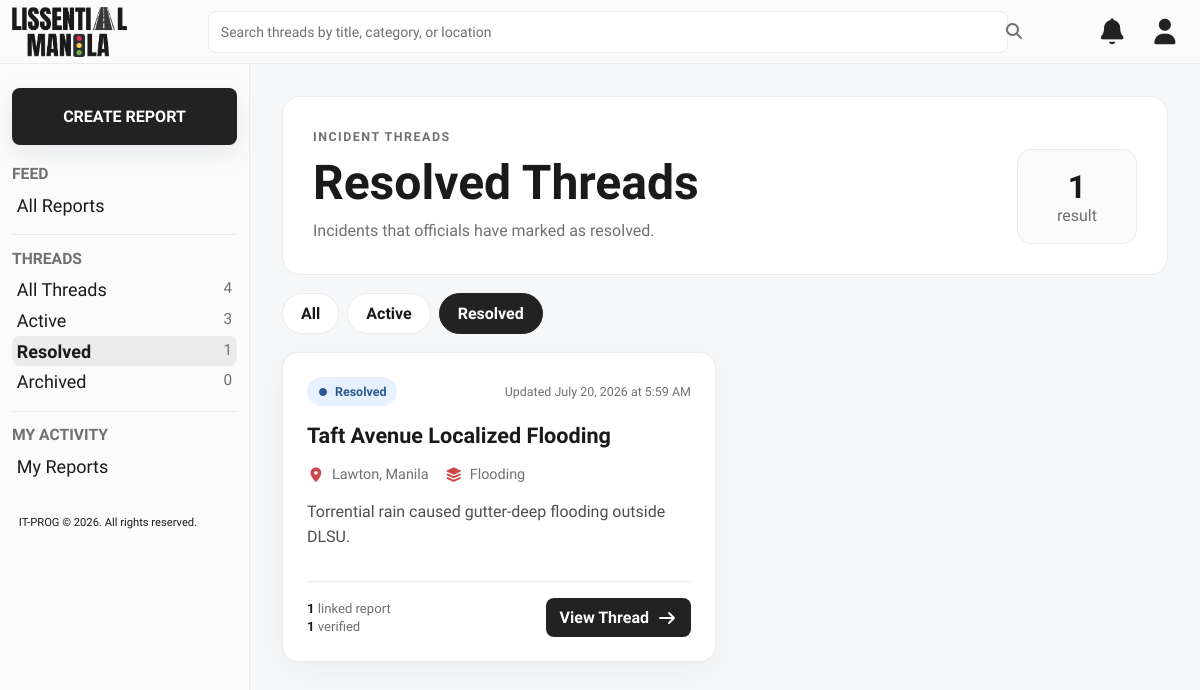
The page /pages/user/user-resolved-threads.php on the database its author committed.
### tables this page shows
CREATE TABLE threads (
    thread_id INT AUTO_INCREMENT PRIMARY KEY,
    title VARCHAR(255) NOT NULL,
    location_id INT NOT NULL,
    category_id INT NOT NULL,
    
    created_by INT NOT NULL,  
    status ENUM('Active', 'Resolved', 'Archived') NOT NULL DEFAULT 'Active',
    
    description TEXT,  
    
     
    total_reports INT DEFAULT 0,
    verified_reports INT DEFAULT 0,
    unverified_reports INT DEFAULT 0,
    
    created_at TIMESTAMP DEFAULT CURRENT_TIMESTAMP,
    updated_at TIMESTAMP DEFAULT CURRENT_TIMESTAMP ON UPDATE CURRENT_TIMESTAMP,
    
    FOREIGN KEY (category_id) REFERENCES categories(category_id),
    FOREIGN KEY (location_id) REFERENCES locations(location_id),
    FOREIGN KEY (created_by) REFERENCES users(user_id) ON DELETE RESTRICT
);

CREATE TABLE categories (
    category_id INT AUTO_INCREMENT PRIMARY KEY,
    category_name VARCHAR(50) NOT NULL UNIQUE, 
    requires_description BOOLEAN DEFAULT FALSE,  
    is_active BOOLEAN DEFAULT TRUE,
    created_at TIMESTAMP DEFAULT CURRENT_TIMESTAMP
);

### pages/user/user-resolved-threads.php (called while the page is built)
<?php
$pageStatus = 'Resolved';
$pageTitle = 'Resolved Threads';
$pageSubtitle = 'Incidents that officials have marked as resolved.';
require_once __DIR__ . '/../../includes/thread-page.php';

### includes/thread-query.php (called while the page is built, shortened)
<?php
function thread_escape(?string $value): string
{
    return htmlspecialchars((string) $value, ENT_QUOTES, 'UTF-8');
}
function thread_normalize_status(?string $status): ?string
{
    $allowed = ['Active', 'Resolved', 'Archived'];
    return in_array($status, $allowed, true) ? $status : null;
}
function thread_status_counts(mysqli $db): array
{
    $counts = ['all' => 0, 'Active' => 0, 'Resolved' => 0, 'Archived' => 0];
    $result = $db->query('SELECT status, COUNT(*) AS total FROM threads GROUP BY status');
    while ($row = $result->fetch_assoc()) {
        $status = (string) $row['status'];
        $total = (int) $row['total'];
        if (array_key_exists($status, $counts)) {
            $counts[$status] = $total;
            $counts['all'] += $total;
        }
    }
    return $counts;
}
function thread_fetch_all(mysqli $db, ?string $status, string $search): array
{
    $status = thread_normalize_status($status);
    $search = trim($search);
    $sql = <<<'SQL'
        SELECT
            t.thread_id,
            t.title,
            t.description,
            t.status,
            t.total_reports,
            t.verified_reports,
            t.unverified_reports,
            t.created_at,
            t.updated_at,
            c.category_name,
            l.city,
            l.district,
            l.landmark,
            CONCAT(u.first_name, ' ', u.last_name) AS creator_name,
            (
                SELECT COUNT(*)
                FROM reports r
                WHERE r.thread_id = t.thread_id
                  AND r.is_deleted = FALSE
            ) AS actual_report_count
        FROM threads t
        INNER JOIN categories c ON c.category_id = t.category_id
        INNER JOIN locations l ON l.location_id = t.location_id
        INNER JOIN users u ON u.user_id = t.created_by
        WHERE 1 = 1
    SQL;
    $types = '';
    $params = [];
    if ($status !== null) {
        $sql .= ' AND t.status = ?';
        $types .= 's';
        $params[] = $status;
    }
    $sql .= " ORDER BY FIELD(t.status, 'Active', 'Resolved', 'Archived'), t.updated_at DESC, t.thread_id DESC";
    $stmt = $db->prepare($sql);
    if ($types !== '') {
        $stmt->bind_param($types, ...$params);
    }
    $stmt->execute();
    return $stmt->get_result()->fetch_all(MYSQLI_ASSOC);
}
function thread_location_label(array $thread): string
{
    $parts = [];
    if (!empty($thread['district'])) {
        $parts[] = (string) $thread['district'];
    }
    if (!empty($thread['city'])) {
        $parts[] = (string) $thread['city'];
    }
    return implode(', ', $parts);
}
function thread_date_label(?string $date): string
{
    $timestamp = strtotime($date);
    return $timestamp === false ? $date : date('F j, Y \a\t g:i A', $timestamp);
}

### includes/thread-card.php (the view)
<?php
$reportCount = (int) ($thread['actual_report_count'] ?? $thread['total_reports'] ?? 0);
$status = (string) ($thread['status'] ?? 'Active');
$statusClass = strtolower($status);
$description = trim((string) ($thread['description'] ?? ''));
?>
<article class="thread-card">
    <div class="thread-card__topline">
        <span class="thread-status thread-status--<?= thread_escape($statusClass) ?>">
            <i class="fa-solid fa-circle"></i>
            <?= thread_escape($status) ?>
        </span>
        <span class="thread-card__updated">Updated <?= thread_escape(thread_date_label($thread['updated_at'] ?? null)) ?></span>
    </div>
    <h2 class="thread-card__title"><?= thread_escape($thread['title'] ?? 'Untitled incident') ?></h2>
    <div class="thread-card__meta">
        <span><i class="fa-solid fa-location-dot"></i><?= thread_escape(thread_location_label($thread)) ?></span>
        <span><i class="fa-solid fa-layer-group"></i><?= thread_escape($thread['category_name'] ?? 'Uncategorized') ?></span>
    </div>
    <p class="thread-card__description">
        <?= thread_escape($description !== '' ? $description : 'No official description has been added to this thread yet.') ?>
    </p>
    <div class="thread-card__footer">
        <div class="thread-card__stats" aria-label="Thread report statistics">
            <span><strong><?= $reportCount ?></strong> linked report<?= $reportCount === 1 ? '' : 's' ?></span>
            <span><strong><?= (int) ($thread['verified_reports'] ?? 0) ?></strong> verified</span>
        </div>
        <a class="thread-card__button" href="thread-details.php?id=<?= (int) $thread['thread_id'] ?>">
            View Thread <i class="fa-solid fa-arrow-right"></i>
        </a>
    </div>
</article>

### includes/thread-page.php (shortened to what this page needs)
<?php
require_once __DIR__ . '/thread-query.php';
$search = trim((string) ($_GET['q'] ?? ''));
$threads = [];
$counts = ['all' => 0, 'Active' => 0, 'Resolved' => 0, 'Archived' => 0];
$errorMessage = null;
try {
    $db = thread_db();
    $threads = thread_fetch_all($db, $pageStatus === 'All' ? null : $pageStatus, $search);
    $counts = thread_status_counts($db);
} catch (Throwable $error) {
    $errorMessage = $error->getMessage();
}
$currentFile = basename((string) ($_SERVER['PHP_SELF'] ?? 'user-threads.php'));
?>
<!DOCTYPE html>
<html lang="en">
<head>
    <link rel="stylesheet" href="../../style/user/threads.css">
</head>
<body>
<nav>
    <header class="navbar">
        <div class="navbar-logo">
            <a href="user-home.php"><img src="../../assets/LOGO/logo_normal.png" alt="Lissential Manila logo"></a>
        </div>
        <form class="searchbar" method="get" action="<?= thread_escape($currentFile) ?>">
            <input type="search" name="q" value="<?= thread_escape($search) ?>" placeholder="Search threads by title, category, or location" aria-label="Search threads">
            <button type="submit" aria-label="Submit search"><i class="fa-solid fa-magnifying-glass"></i></button>
        </form>
        <div class="icon-button-wrapper">
            <button type="button" class="icon-button" aria-label="Notifications"><i class="fa-solid fa-bell"></i></button>
            <button type="button" class="icon-button" aria-label="Account"><i class="fa-solid fa-user"></i></button>
        </div>
    </header>
    <aside class="sidebar">
        <div class="create-report"><a href="user-create-report.php">CREATE REPORT</a></div>
        <div class="sidebar-options-wrapper">
            <span class="sidebar-title">FEED</span>
            <div class="sidebar-options"><a href="user-home.php">All Reports</a></div>
            <hr>
        </div>
        <div class="sidebar-options-wrapper">
            <span class="sidebar-title">THREADS</span>
            <div class="sidebar-options">
                <a class="<?= $pageStatus === 'All' ? 'is-active' : '' ?>" href="user-threads.php">All Threads <span><?= $counts['all'] ?></span></a>
                <a class="<?= $pageStatus === 'Active' ? 'is-active' : '' ?>" href="user-active-threads.php">Active <span><?= $counts['Active'] ?></span></a>
                <a class="<?= $pageStatus === 'Resolved' ? 'is-active' : '' ?>" href="user-resolved-threads.php">Resolved <span><?= $counts['Resolved'] ?></span></a>
                <a href="user-threads.php?status=Archived" aria-disabled="true" title="Archived view is outside the assigned scope">Archived <span><?= $counts['Archived'] ?></span></a>
            </div>
            <hr>
        </div>
        <div class="sidebar-options-wrapper">
            <span class="sidebar-title">MY ACTIVITY</span>
            <div class="sidebar-options"><a href="user-my-reports.php">My Reports</a></div>
        </div>
        <span class="copyright-footer">IT-PROG © 2026. All rights reserved.</span>
    </aside>
</nav>
<div class="threads-main-wrapper">
    <main class="threads-page">
        <section class="threads-hero">
            <div>
                <p class="threads-eyebrow">INCIDENT THREADS</p>
                <h1><?= thread_escape($pageTitle) ?></h1>
                <p><?= thread_escape($pageSubtitle) ?></p>
            </div>
            <div class="threads-hero__count">
                <strong><?= count($threads) ?></strong>
                <span>result<?= count($threads) === 1 ? '' : 's' ?></span>
            </div>
        </section>
        <nav class="thread-tabs" aria-label="Thread status filters">
            <a class="<?= $pageStatus === 'All' ? 'is-active' : '' ?>" href="user-threads.php">All</a>
            <a class="<?= $pageStatus === 'Active' ? 'is-active' : '' ?>" href="user-active-threads.php">Active</a>
            <a class="<?= $pageStatus === 'Resolved' ? 'is-active' : '' ?>" href="user-resolved-threads.php">Resolved</a>
        </nav>
        <?php if ($errorMessage !== null): ?>
            <section class="thread-state thread-state--error">
                <i class="fa-solid fa-database"></i>
                <h2>Unable to load incident threads</h2>
                <p>Make sure MySQL is running and the <code>lissential_manila_db</code> database has been imported.</p>
                <details><summary>Technical details</summary><pre><?= thread_escape($errorMessage) ?></pre></details>
            </section>
        <?php else: ?>
            <section class="thread-grid" aria-label="Incident thread results">
                <?php foreach ($threads as $thread): ?>
                    <?php require __DIR__ . '/thread-card.php'; ?>
                <?php endforeach; ?>
            </section>
        <?php endif; ?>
    </main>
</div>
</body>
</html>

### style/user/threads.css (style rules this page uses)
body { background: #f6f7f8; }
.searchbar button { position:absolute; right:4px; background:transparent; color:var(--color4); font-size:16px; cursor:pointer; }
.create-report a { display:block; width:100%; padding:var(--space-medium); border-radius:8px; background:var(--color5); color:var(--color1); text-align:center; text-decoration:none; font-weight:600; box-shadow:rgba(149,157,165,.2) 0 8px 24px; }
.sidebar-options a { display:flex; justify-content:space-between; gap:12px; }
.sidebar-options a span { color:var(--color4); font-size:.85em; }
.sidebar-options a.is-active { background:var(--color3); border-radius:8px; font-weight:700; }
.threads-main-wrapper { margin-left:250px; padding-top:64px; min-height:100vh; }
.threads-page { width:min(1180px, 100%); margin:0 auto; padding:32px; }
.threads-hero { display:flex; justify-content:space-between; gap:24px; align-items:flex-end; padding:30px; background:#fff; border:1px solid var(--color3); border-radius:18px; }
.threads-eyebrow { color:var(--colorGreen); font-size:.78rem; font-weight:700; letter-spacing:.12em; margin-bottom:8px; }
.threads-hero h1 { font-size:clamp(2rem,4vw,3.2rem); margin-bottom:8px; }
.threads-hero p { color:var(--color4); max-width:680px; line-height:1.55; }
.threads-hero__count { min-width:120px; text-align:center; padding:18px; border-radius:14px; background:var(--color2); border:1px solid var(--color3); }
.threads-hero__count strong { display:block; font-size:2rem; }
.threads-hero__count span { color:var(--color4); }
.thread-tabs { display:flex; gap:8px; padding:18px 0; }
.thread-tabs a { text-decoration:none; color:var(--colorText); padding:10px 18px; background:#fff; border:1px solid var(--color3); border-radius:999px; font-weight:600; }
.thread-tabs a.is-active { background:var(--color5); color:#fff; border-color:var(--color5); }
.thread-grid { display:grid; grid-template-columns:repeat(2,minmax(0,1fr)); gap:18px; }
.thread-card { display:flex; flex-direction:column; gap:16px; min-height:310px; padding:24px; background:#fff; border:1px solid var(--color3); border-radius:16px; box-shadow:0 8px 30px rgba(34,34,34,.04); transition:transform .18s ease, box-shadow .18s ease; }
.thread-card__topline,.thread-card__footer,.thread-details-hero__topline,.linked-report-card__topline { display:flex; align-items:center; justify-content:space-between; gap:12px; }
.thread-status { display:inline-flex; align-items:center; gap:7px; width:max-content; border-radius:999px; padding:7px 11px; font-size:.78rem; font-weight:700; }
.thread-status i { font-size:.5rem; }
.thread-status--resolved { background:#e8f1ff; color:#285993; }
.thread-card__updated { color:var(--color4); font-size:.78rem; text-align:right; }
.thread-card__title { font-size:1.35rem; line-height:1.3; }
.thread-card__meta { display:flex; flex-wrap:wrap; gap:10px 16px; color:var(--color4); font-size:.9rem; }
.thread-card__meta span,.thread-details-hero__meta span,.linked-report-card__meta span { display:inline-flex; align-items:center; gap:7px; }
.thread-card__meta i { color:var(--colorRed); }
.thread-card__description { color:#4f4f4f; line-height:1.58; display:-webkit-box; -webkit-line-clamp:3; -webkit-box-orient:vertical; overflow:hidden; flex:1; }
.thread-card__footer { border-top:1px solid var(--color3); padding-top:16px; }
.thread-card__stats { display:flex; flex-direction:column; gap:3px; color:var(--color4); font-size:.82rem; }
.thread-card__stats strong { color:var(--colorText); font-weight:700; }
.thread-card__button,.thread-state a,.details-navbar__back { display:inline-flex; align-items:center; gap:8px; text-decoration:none; border-radius:8px; padding:10px 14px; background:var(--color5); color:#fff; font-weight:600; }

### rows shown on the page
threads: status "Resolved", updated_at "July 20, 2026 at 5:59 AM", title "Taft Avenue Localized Flooding", thread "Lawton, Manila", category.category_name "Flooding", description "Torrential rain caused gutter-deep flooding outside DLSU.", reportCount "1", verified_reports "1"

### other values the page prints
$counts['all'] "4"
$counts['Active'] "3"
$counts['Resolved'] "1"
$counts['Archived'] "0"
thread_escape($pageTitle) "Resolved Threads"
thread_escape($pageSubtitle) "Incidents that officials have marked as resolved."
count($threads) "1"
